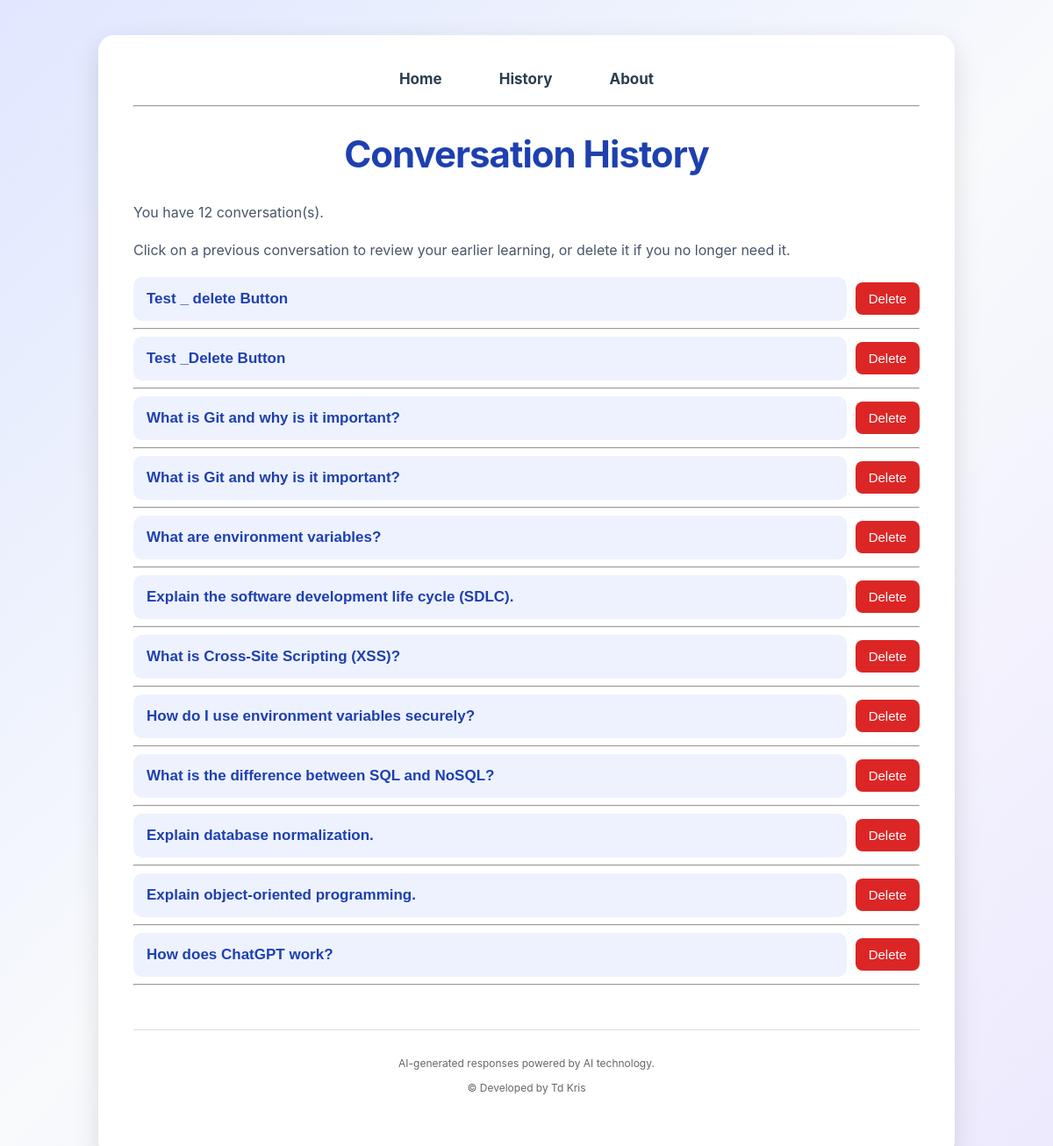
Before: /history with the older database file.
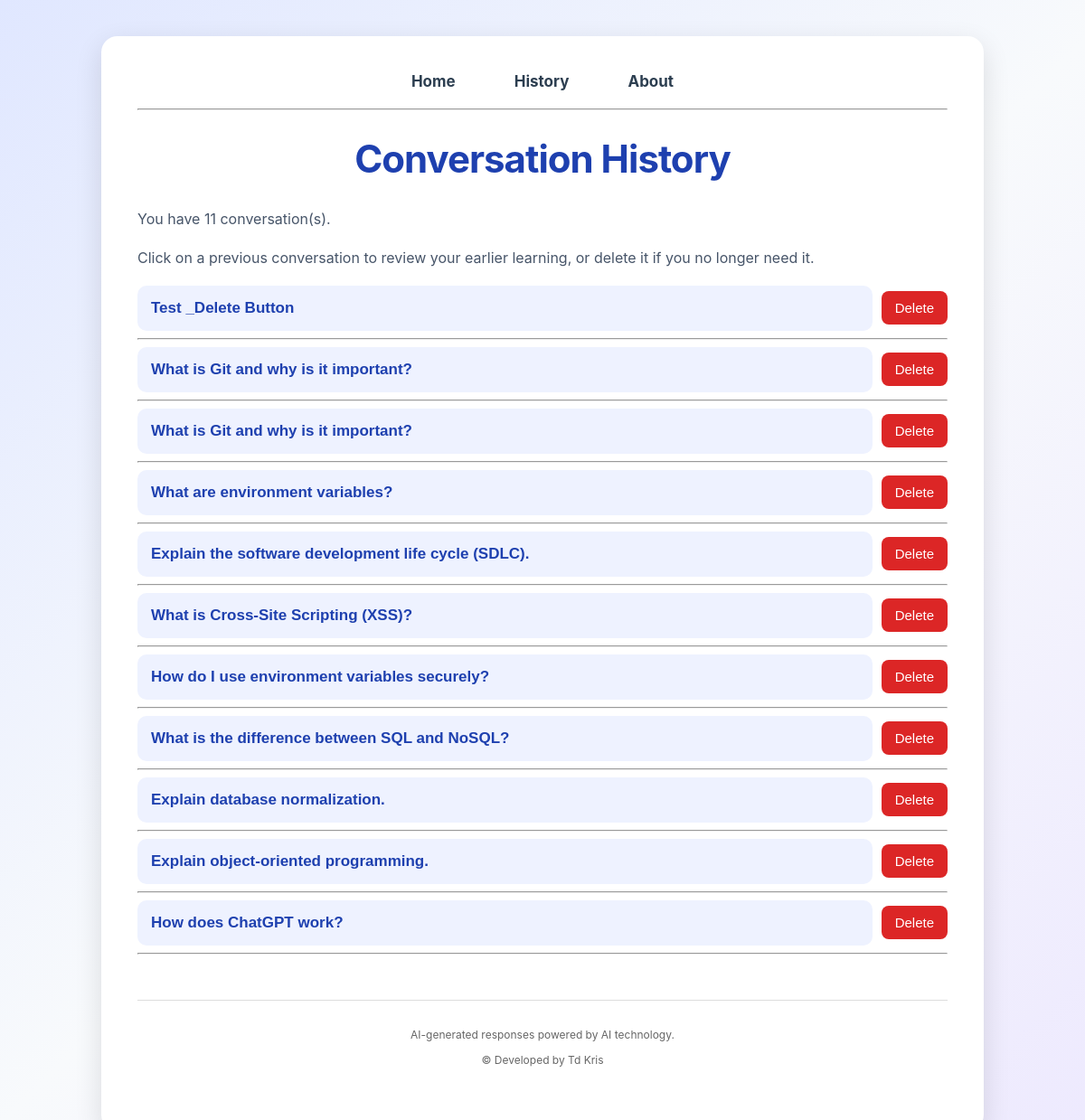
After: the same page with the newer database file.
### tables this page shows
CREATE TABLE conversations(
            id INTEGER PRIMARY KEY AUTOINCREMENT,
            question TEXT,
            answer TEXT,
            created_at TIMESTAMP DEFAULT CURRENT_TIMESTAMP
        );

### app/main.py (the view)
@app.get("/history", response_class=HTMLResponse)
async def history(request: Request):
    conversations = get_all_conversations()
    return templates.TemplateResponse(
        request=request,
        name="history.html",
        context={
            "request": request,
            "conversations": conversations
        }
    )

### app/templates/history.html (shortened to what this page needs)
<!DOCTYPE html>
<html>
<head>
    <link rel="stylesheet" href="/static/style.css">
</head>
<body>
<div class="container">
<nav>
    <a href="/">Home</a>
    <a href="/history">History</a>
    <a href="/about">About</a>
</nav>
<hr>
<h1>Conversation History</h1>
<p>You have {{ conversations|length }} conversation(s).</p>
<p>Click on a previous conversation to review your earlier learning, or delete it if you no longer need it.</p>
{% if conversations %}
{% for conversation in conversations %}
    <div class="history-menu">
    <div class="history-header">
    <button class="history-question" onclick="toggleanswer('{{ loop.index }}')">
    {{ conversation["question"] }}
    </button>
    <form method="post"
        action="/delete/{{ conversation['id'] }}"
        onsubmit="return confirm('Are you sure you want to delete this conversation?');">
        <button class="delete-button" type="submit">
         Delete
    </button>
    </form>
</div>
</div>
<hr>
{% endfor %}
{% else %}
<div class="no-history">
    <h3> No Conversation History </h3>
</div>
{% endif %}
    <footer>
    <p>
         AI-generated responses powered by AI technology.
    </p>
    <p>
        &copy;  Developed by Td Kris
    </p>
</footer>
</div>
</body>
</html>

Changed rows visible on the page:
removed conversations: question "Test _ delete Button"
Other visible differences:
{{ conversations|length }}: "12" → "11"
